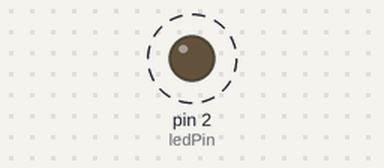
The sketch below on a simulated Arduino Uno, built with avr-gcc and run on an emulated ATmega328P. On the bench: output pins drawn as LEDs (lit = HIGH). Dashed ring = blinking. What the sketch prints to the serial monitor is not drawn.

Above: at 0.2 s.
Timing chart, 0 to 3.0 s (numbered marks = the images above):
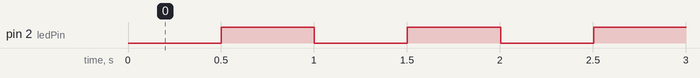

The sketch:

lab03.ino
```cpp
// 定义LED引脚
const int ledPin = 2;

// 设置PWM属性
const unsigned long interval = 500;  // 500ms = 0.5秒，即半个周期
const int resolution = 8;       // 分辨率 8位 (0-255)


unsigned long previousMillis = 0;
bool ledState = false;

void setup() {
  Serial.begin(115200);
  pinMode(ledPin, OUTPUT);
  digitalWrite(ledPin, ledState);

}

void loop() {
  unsigned long currentMillis = millis();

  if (currentMillis - previousMillis >= interval) {
    previousMillis = currentMillis;  // 保存当前时间

    ledState = !ledState;            // 翻转LED状态
    digitalWrite(ledPin, ledState);  // 更新LED
  }

  Serial.println("Breathing cycle completed");
}
```

Measured:
- by itself, pin 2 (ledPin): alternates HIGH for 0.50 s and LOW for 0.50 s
